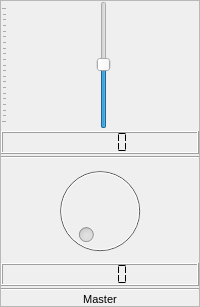
                     <widget class="QFrame" name="verticalFrame_37">
                      <property name="minimumSize">
                       <size>
                        <width>0</width>
                        <height>0</height>
                       </size>
                      </property>
                      <property name="frameShape">
                       <enum>QFrame::StyledPanel</enum>
                      </property>
                      <layout class="QVBoxLayout" name="verticalLayout_40" stretch="0,0,0,0,0,0,0">
                       <property name="spacing">
                        <number>2</number>
                       </property>
                       <property name="sizeConstraint">
                        <enum>QLayout::SetDefaultConstraint</enum>
                       </property>
                       <property name="leftMargin">
                        <number>0</number>
                       </property>
                       <property name="topMargin">
                        <number>0</number>
                       </property>
                       <property name="rightMargin">
                        <number>0</number>
                       </property>
                       <property name="bottomMargin">
                        <number>0</number>
                       </property>
                       <item>
                        <widget class="QSlider" name="eq_sld_m_2">
                         <property name="sizePolicy">
                          <sizepolicy hsizetype="Preferred" vsizetype="Expanding">
                           <horstretch>0</horstretch>
                           <verstretch>0</verstretch>
                          </sizepolicy>
                         </property>
                         <property name="minimumSize">
                          <size>
                           <width>0</width>
                           <height>128</height>
                          </size>
                         </property>
                         <property name="minimum">
                          <number>-300</number>
                         </property>
                         <property name="maximum">
                          <number>300</number>
                         </property>
                         <property name="singleStep">
                          <number>10</number>
                         </property>
                         <property name="value">
                          <number>1</number>
                         </property>
                         <property name="orientation">
                          <enum>Qt::Vertical</enum>
                         </property>
                         <property name="tickPosition">
                          <enum>QSlider::TicksAbove</enum>
                         </property>
                         <property name="tickInterval">
                          <number>30</number>
                         </property>
                        </widget>
                       </item>
                       <item>
                        <widget class="QLCDNumber" name="lcdNumber_71">
                         <property name="smallDecimalPoint">
                          <bool>true</bool>
                         </property>
                         <property name="segmentStyle">
                          <enum>QLCDNumber::Flat</enum>
                         </property>
                        </widget>
                       </item>
                       <item>
                        <widget class="Line" name="line_86">
                         <property name="orientation">
                          <enum>Qt::Horizontal</enum>
                         </property>
                        </widget>
                       </item>
                       <item>
                        <widget class="QDial" name="dial_m_eq_2">
                         <property name="enabled">
                          <bool>false</bool>
                         </property>
                         <property name="sizePolicy">
                          <sizepolicy hsizetype="Preferred" vsizetype="Preferred">
                           <horstretch>0</horstretch>
                           <verstretch>0</verstretch>
                          </sizepolicy>
                         </property>
                         <property name="maximumSize">
                          <size>
                           <width>16777215</width>
                           <height>16777215</height>
                          </size>
                         </property>
                         <property name="sizeIncrement">
                          <size>
                           <width>0</width>
                           <height>-10436</height>
                          </size>
                         </property>
                         <property name="cursor">
                          <cursorShape>ArrowCursor</cursorShape>
                         </property>
                         <property name="layoutDirection">
                          <enum>Qt::LeftToRight</enum>
                         </property>
                         <property name="autoFillBackground">
                          <bool>false</bool>
                         </property>
                         <property name="minimum">
                          <number>1</number>
                         </property>
                         <property name="maximum">
                          <number>500</number>
                         </property>
                         <property name="singleStep">
                          <number>10</number>
                         </property>
                         <property name="sliderPosition">
                          <number>1</number>
                         </property>
                         <property name="tracking">
                          <bool>true</bool>
                         </property>
                         <property name="orientation">
                          <enum>Qt::Horizontal</enum>
                         </property>
                         <property name="invertedAppearance">
                          <bool>false</bool>
                         </property>
                         <property name="invertedControls">
                          <bool>false</bool>
                         </property>
                         <property name="notchesVisible">
                          <bool>false</bool>
                         </property>
                        </widget>
                       </item>
                       <item>
                        <widget class="QLCDNumber" name="lcdNumber_33">
                         <property name="smallDecimalPoint">
                          <bool>true</bool>
                         </property>
                         <property name="segmentStyle">
                          <enum>QLCDNumber::Flat</enum>
                         </property>
                        </widget>
                       </item>
                       <item>
                        <widget class="Line" name="line_87">
                         <property name="orientation">
                          <enum>Qt::Horizontal</enum>
                         </property>
                        </widget>
                       </item>
                       <item>
                        <widget class="QLabel" name="label_69">
                         <property name="font">
                          <font>
                           <pointsize>8</pointsize>
                          </font>
                         </property>
                         <property name="text">
                          <string>Master</string>
                         </property>
                         <property name="scaledContents">
                          <bool>true</bool>
                         </property>
                         <property name="alignment">
                          <set>Qt::AlignCenter</set>
                         </property>
                        </widget>
                       </item>
                      </layout>
                     </widget>
